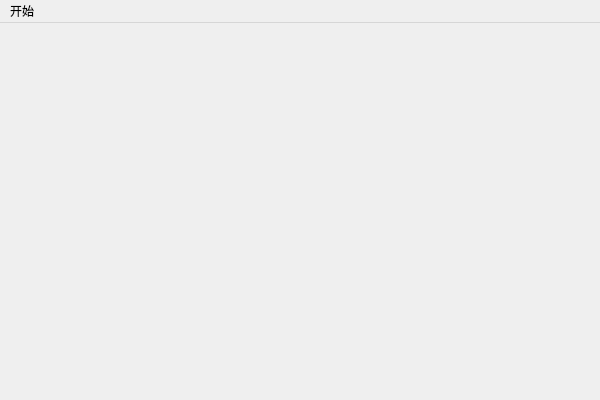
<?xml version="1.0" encoding="UTF-8"?>
<ui version="4.0">
 <class>MainSceneClass</class>
 <widget class="QMainWindow" name="MainSceneClass">
  <property name="geometry">
   <rect>
    <x>0</x>
    <y>0</y>
    <width>600</width>
    <height>400</height>
   </rect>
  </property>
  <property name="windowTitle">
   <string>MainScene</string>
  </property>
  <widget class="QWidget" name="centralWidget"/>
  <widget class="QMenuBar" name="menuBar">
   <property name="geometry">
    <rect>
     <x>0</x>
     <y>0</y>
     <width>600</width>
     <height>22</height>
    </rect>
   </property>
   <widget class="QMenu" name="menustart">
    <property name="title">
     <string>开始</string>
    </property>
    <addaction name="action_1"/>
   </widget>
   <addaction name="menustart"/>
  </widget>
  <action name="actionquit">
   <property name="text">
    <string>退出</string>
   </property>
  </action>
  <action name="action_1">
   <property name="text">
    <string>退出</string>
   </property>
  </action>
  <action name="actionceshi">
   <property name="text">
    <string>ceshi</string>
   </property>
  </action>
 </widget>
 <layoutdefault spacing="6" margin="11"/>
 <resources>
  <include location="MainScene.qrc"/>
 </resources>
 <connections/>
</ui>
